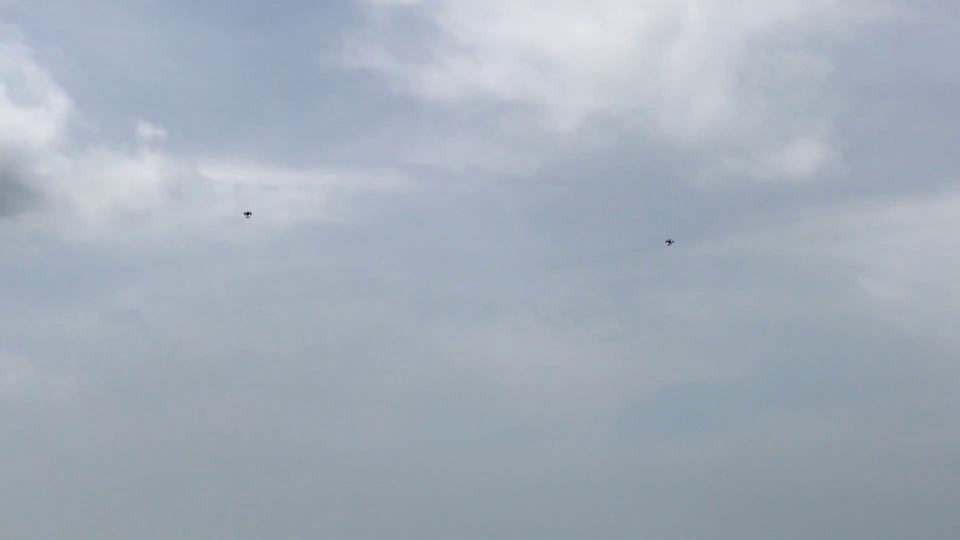
#> input picture frame 60 of YH_camera_2.mp4, 1920 x 1080 px, given in place of 00010.MTS, which was not available (shown at 1/2 size)
$ python camera_stabilizer.py
#> lines starting #> are read from the running program, lines starting #| are printed output that depends on the picture
import cv2
import math
import numpy as np
import json
import time


class Camera:
    def __init__(self, frame_shape):
        # Generic matrices, perform calibration if possible
        self.cameraMatrix = np.array([[600, 0., frame_shape[0]/2],
                                      [0., 600, frame_shape[1]/2],
                                      [0., 0., 1.]])
        self.distortionCoefficients = np.array([-0.05,
                                                0.05,
                                                0.,
                                                0.,
                                                -0.002])

    # This function assumes a regular 7 x 6 chessboard pattern is used for the calibration
    # [63 lines left out: functions calibrate_camera, import_calibration_results, export_calibration_results, undistort, not called in this run]


def imshow_resized(window_name, img):
    window_size = (int(848), int(480))
    img = cv2.resize(img, window_size, interpolation=cv2.INTER_CUBIC)
    cv2.imshow(window_name, img)


# [33 lines left out: function stabilize_frame, not called in this run]


def find_global_size(filename):
    cap = cv2.VideoCapture(filename)

    frame_width = int(cap.get(cv2.CAP_PROP_FRAME_WIDTH))
    frame_height = int(cap.get(cv2.CAP_PROP_FRAME_HEIGHT))

    global_height, global_width = frame_height, frame_width
    origin = np.array([0, 0])
    a = 0
    top_left, bottom_right = np.array([0, 0]), np.array([frame_width, frame_height])

    camera = Camera([frame_width, frame_height])

    frame_count = 0

    transformations = []

    while cap.isOpened():
        ret, frame = cap.read()
#> frame is the input picture: shape (1080, 1920, 3); mean B, G, R 186.2, 173.7, 163.4

        transformations.append([])

        if ret:
            # imshow_resized('original', frame)

            # frame, mask = camera.undistort(frame)
            mask = np.ones((frame_height, frame_width), dtype=np.uint8) * 255

            # imshow_resized('corrected', frame)
            if frame_count == 0:
                frame_before = frame
            elif frame_count >= 1:
                image1 = cv2.cvtColor(frame_before, cv2.COLOR_BGR2GRAY)
                image2 = cv2.cvtColor(frame, cv2.COLOR_BGR2GRAY)

                image_points1 = cv2.goodFeaturesToTrack(image1, maxCorners=300, qualityLevel=0.01, minDistance=10,
                                                        mask=mask)

                image_points2, status, err = cv2.calcOpticalFlowPyrLK(image1, image2, image_points1, None)

                idx = np.where(status == 1)[0]
                image_points1 = image_points1[idx]
                image_points2 = image_points2[idx]

                # Estimate affine transformation
                # Produces a transformation matrix :
                # [[cos(theta).s, -sin(theta).s, tx],
                # [sin(theta).s, cos(theta).s, ty]]
                # where theta is rotation, s is scaling and tx,ty are translation
                m = cv2.estimateAffinePartial2D(image_points1, image_points2)[0]

                # Extract translation
                # Camera frame moving left and up is positive
                dx = int(m[0, 2])
                dy = int(m[1, 2])
                # Extract rotation angle
                da = np.arctan2(m[1, 0], m[0, 0])
                a += math.degrees(da)
                a %= 360
                # print(f"rotation: {a}")

                rows, columns = image1.shape

                rot_mat = cv2.getRotationMatrix2D((columns / 2, rows / 2), a, 1)

                transformations[-1] = (m, rot_mat)

                # print(f"dx:{dx}, dy: {dy}")

                top_left[0] -= dx
                bottom_right[0] -= dx
                top_left[1] -= dy
                bottom_right[1] -= dy

                # rounding must come before fabs to prevent rounding up vs rounding down if performed on a negative
                # float vs a positive float
                # I think
                dx_abs = abs(dx)
                dy_abs = abs(dy)
                if top_left[0] < 0:
                    global_width += dx_abs
                    origin[0] += dx_abs
                    bottom_right[0] -= top_left[0]
                    top_left[0] = 0
                elif bottom_right[0] > global_width:
                    global_width += dx_abs
                else:
                    pass
                if top_left[1] < 0:
                    global_height += dy_abs
                    origin[1] += dy_abs
                    bottom_right[1] -= top_left[1]
                    top_left[1] = 0
                elif bottom_right[1] > global_height:
                    global_height += dy_abs
                else:
                    pass

                if not ((bottom_right - top_left) == frame.shape[:2][::-1]).all():

                    print(f"Top left: {top_left}, Bottom right: {bottom_right}")
                    print(f"Error: frame shape is {(bottom_right - top_left)}")

                # Note: warp affine rotates about top left
                # cv2.imshow('original', frame)
                frame_stabilized = cv2.warpAffine(frame, m, (columns, rows))
                # cv2.imshow('frame', frame)

                frame_before = frame
                frame = frame_stabilized

            frame_count += 1
            print(f"Frames completed:{frame_count}")

            if cv2.waitKey(1) & 0xFF == ord('q'):
#> (key q is pressed here)
                break
        else:
            break

    cap.release()
    cv2.destroyAllWindows()

    return filename, global_height, global_width, origin, transformations


def produce_stabilized_video(filename, global_height, global_width, origin, transformations):
#> called with global_height = 1080, global_width = 1920, origin = array of shape (2,)
    cap = cv2.VideoCapture(filename)

    fps = int(cap.get(cv2.CAP_PROP_FPS))
    frame_width = int(cap.get(cv2.CAP_PROP_FRAME_WIDTH))
    frame_height = int(cap.get(cv2.CAP_PROP_FRAME_HEIGHT))

    stabilized = cv2.VideoWriter('stabilized.mp4', cv2.VideoWriter_fourcc(*'h264'),
                                   fps, (global_width, global_height))

    global_frame = np.zeros((global_height, global_width, 3), dtype=np.uint8)

    camera = Camera([frame_width, frame_height])

    frame_count = 0

    while cap.isOpened():
        ret, frame = cap.read()

        if ret:
            # frame, mask = camera.undistort(frame)
            mask = np.ones((frame_height, frame_width), dtype=np.uint8) * 255

            if frame_count == 0:
                pass
            elif frame_count >= 1:
                m, rot_mat = transformations[frame_count]

                # Extract translation
                dx = int(m[0, 2])
                dy = int(m[1, 2])

                origin[0] -= dx
                origin[1] -= dy

                rows, columns, _ = frame.shape
                frame = cv2.warpAffine(frame, m, (columns, rows))
                frame = cv2.warpAffine(frame, rot_mat, (columns, rows))

            ROI = global_frame[origin[1]:origin[1]+frame_height, origin[0]:origin[0]+frame_width]

            mask_inv = cv2.bitwise_not(mask)
            ROI_with_hole = cv2.bitwise_and(ROI, ROI, mask=mask_inv)
            desired_part_of_frame = cv2.bitwise_and(frame, frame, mask=mask)

            dst = cv2.add(ROI_with_hole, desired_part_of_frame)
#> ROI_with_hole: shape (1080, 1920, 3); every value is 0

            global_frame[origin[1]:origin[1]+frame_height, origin[0]:origin[0]+frame_width] = dst

            stabilized.write(global_frame)

            imshow_resized('global frame', global_frame)
#> in imshow_resized, `img = cv2.resize(img, window_size, interpolation=cv2.INTER_CUBIC)`:
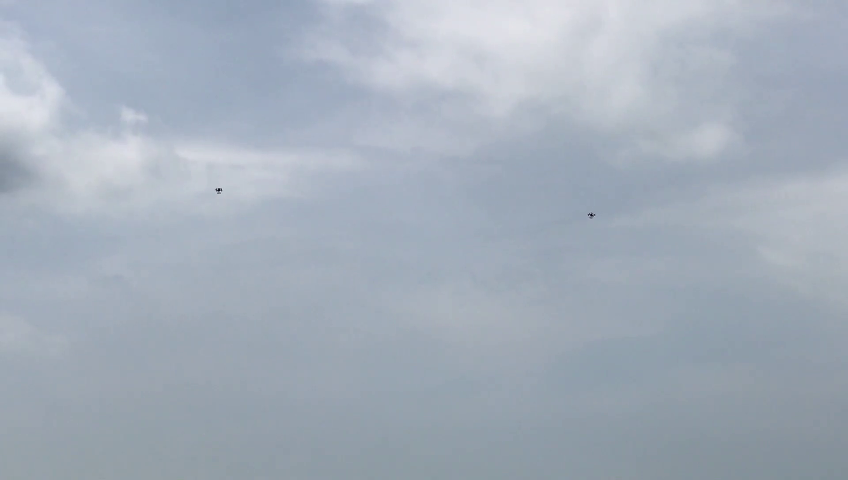
#> img: shape (480, 848, 3); mean of channels 0, 1, 2 186.2, 173.7, 163.4; drawn as B, G, R

            frame_count += 1

            if cv2.waitKey(1) & 0xFF == ord('q'):
#> (key q is pressed here)
                break
        else:
            break


# [118 lines of commented-out code are left out]


# [24 lines left out: function create_mask_from_undistort_test, not called in this run]


if __name__ == '__main__':
    # stabilize_frame_standalone('panning_video.mp4')

    filename, global_height, global_width, ORIGIN, transformations = find_global_size('calibration_images/Sony RX100III/00010.MTS')
    print(f"Height:{global_height}, width: {global_width}")
    produce_stabilized_video(filename, global_height, global_width, ORIGIN, transformations)

    # create_mask_from_undistort_test('shaky_borders.mp4')

$ run again, starting later in the video
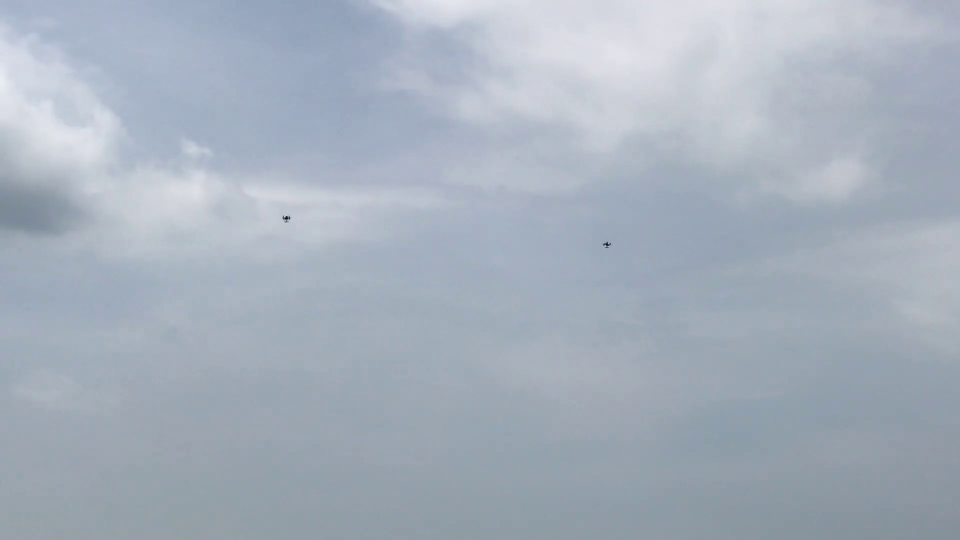
#> input picture frame 270 of YH_camera_2.mp4, 1920 x 1080 px, given in place of 00010.MTS, which was not available (shown at 1/2 size)
#> in find_global_size, frame is the input picture: shape (1080, 1920, 3); mean B, G, R 188.2, 175.8, 165.6
#> ROI_with_hole: shape (1080, 1920, 3); every value is 0
#> in imshow_resized, `img = cv2.resize(img, window_size, interpolation=cv2.INTER_CUBIC)`:
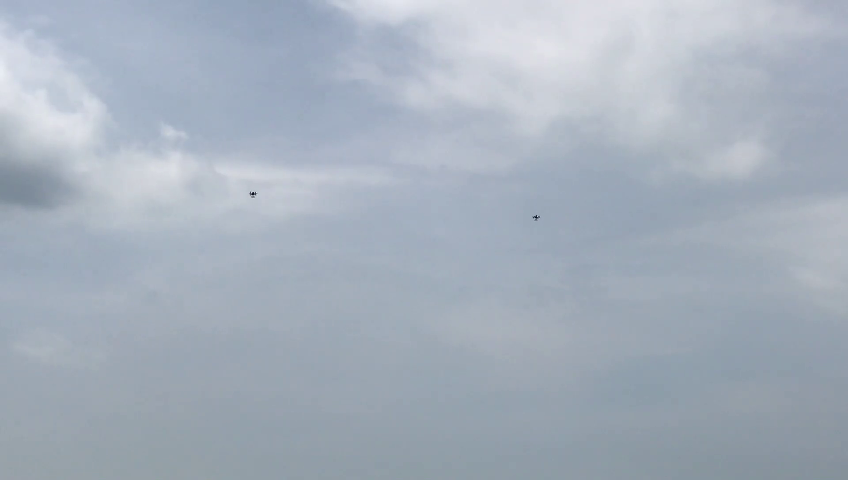
#> img: shape (480, 848, 3); mean of channels 0, 1, 2 188.2, 175.8, 165.6; drawn as B, G, R

$ run again, starting later in the video
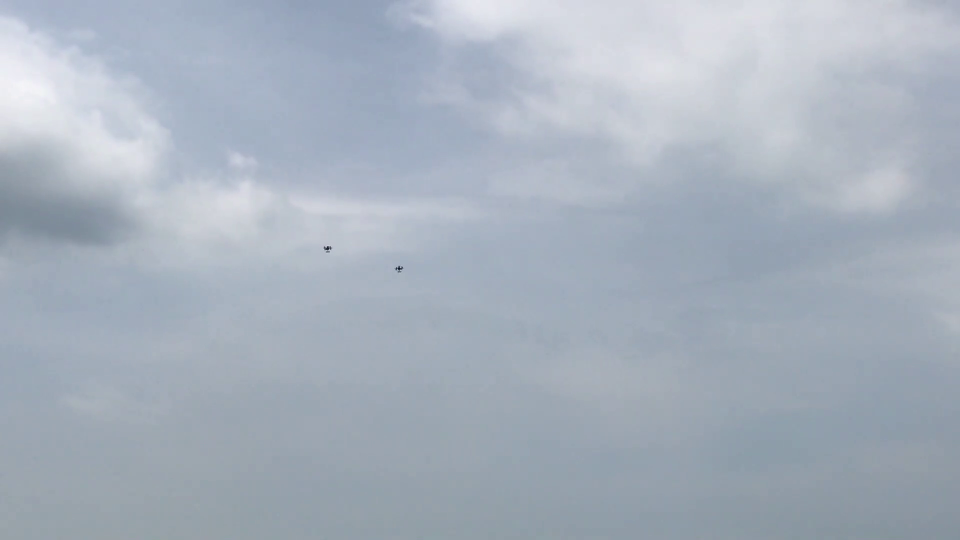
#> input picture frame 480 of YH_camera_2.mp4, 1920 x 1080 px, given in place of 00010.MTS, which was not available (shown at 1/2 size)
#> in find_global_size, frame is the input picture: shape (1080, 1920, 3); mean B, G, R 188.9, 176.7, 166.9
#> ROI_with_hole: shape (1080, 1920, 3); every value is 0
#> in imshow_resized, `img = cv2.resize(img, window_size, interpolation=cv2.INTER_CUBIC)`:
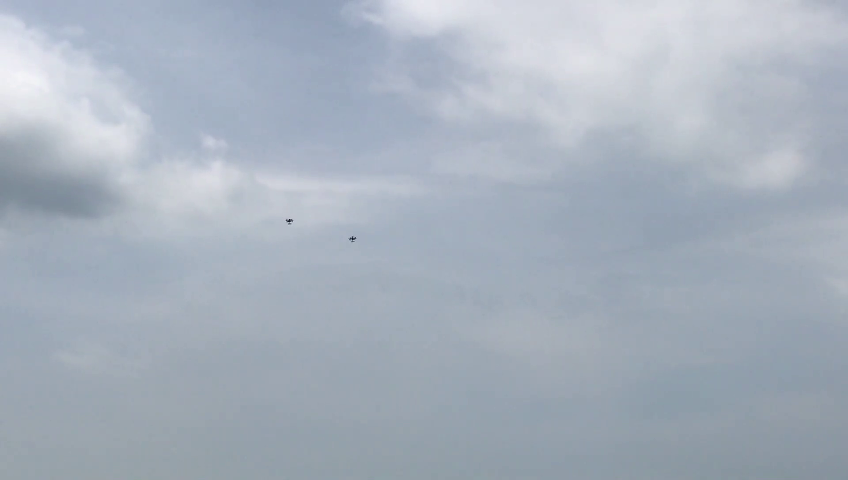
#> img: shape (480, 848, 3); mean of channels 0, 1, 2 188.9, 176.7, 166.9; drawn as B, G, R
